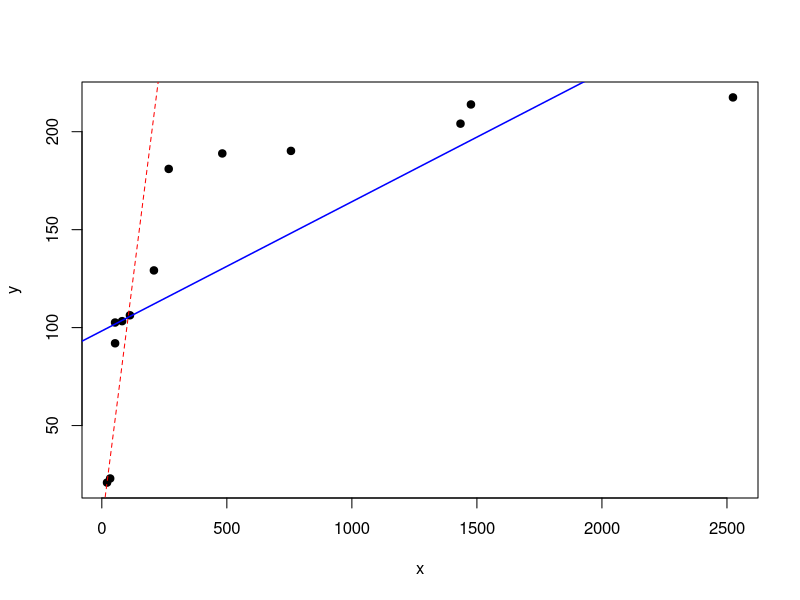

Here is the R script that generated this plot:
x <- c(
  4.1, 7.7, 17.5, 31.4, 32.7, 40.6, 92.4,
  115.3, 118.3, 119.0, 129.6, 198.6, 200.7, 242.5,
  255.0, 274.7, 274.7, 302.8, 334.1, 430.0, 489.1,
  703.4, 978.0, 1656.0, 1697.8, 2745.6
)

xmed <- median(x)

df <- data.frame(
    x = c(),
    y = c()
)

for (i in 1:floor(length(x)/2))
{
    print(c(x[length(x) - i + 1] - xmed, xmed - x[i]))
	row <- data.frame(
		x = c(x[length(x) - i + 1] - xmed),
		y = c(xmed - x[i])
	)
    df <- rbind(df, row)
}

df

plot(df, pch = 19) + abline(coef = c(0, 1), col = "red", lty = 2) + abline(coef = c(98.31099, 0.0659555), col = "blue", lwd = 1.5)
